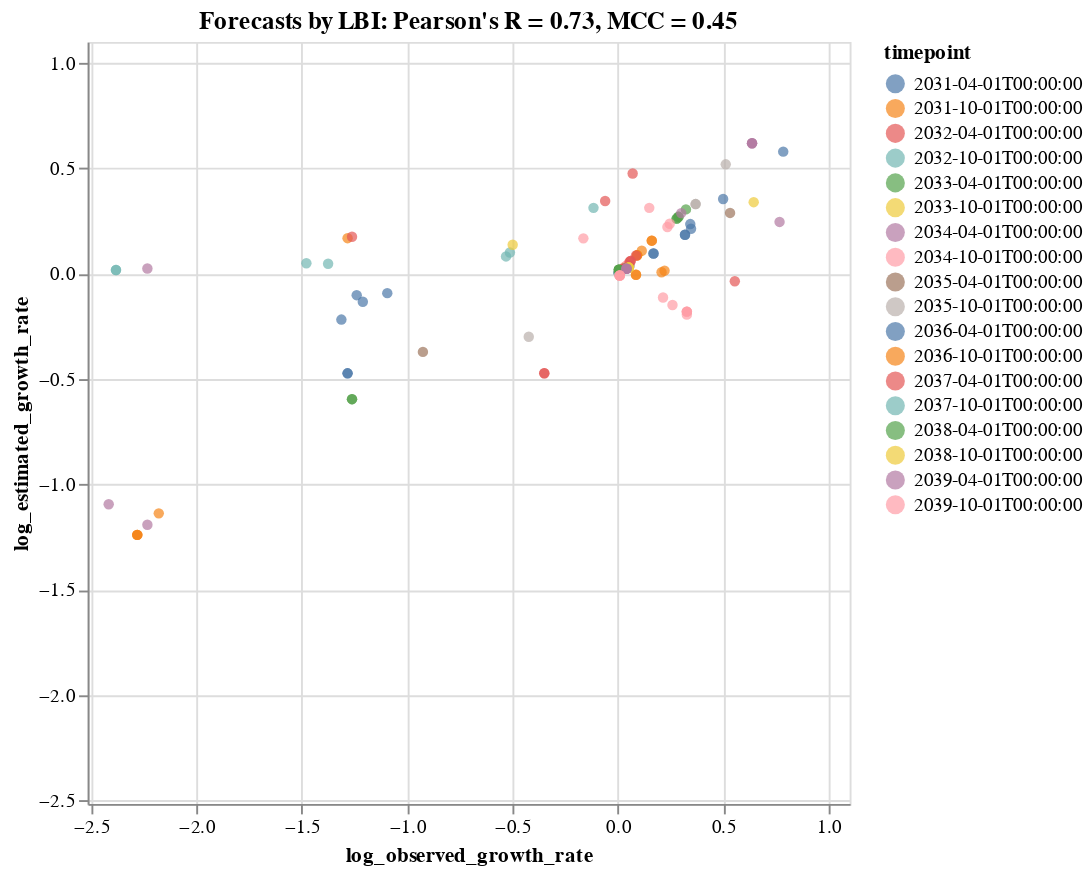

Here is the notebook cell this chart was saved with:
### Code cell
tooltip_attributes = ["observed_growth_rate:Q", "estimated_growth_rate:Q", "timepoint:N", "frequency:Q", "frequency_final:Q",
                      "projected_frequency:Q", "clade_membership:N"]

chart = alt.Chart(complete_clade_frequencies).mark_circle().encode(
    alt.X("log_observed_growth_rate:Q", scale=alt.Scale(domain=(log_lower_limit, log_upper_limit))),
    alt.Y("log_estimated_growth_rate:Q", scale=alt.Scale(domain=(log_lower_limit, log_upper_limit))),
    alt.Color("timepoint:N"),
    alt.Tooltip(tooltip_attributes)
).properties(
    width=400,
    height=400,
    title="Forecasts by LBI: Pearson's R = %.2f, MCC = %.2f" % (r, mcc)
).interactive()

#chart.save("forecast_log_growth_correlation_natural_lbi.svg")
chart

### Figure 1 — Vega-Lite specification as saved in the notebook (floating-point values rounded to 4 significant figures; data arrays with more than 128 entries replaced by an {"elided": "..."} marker saying what was removed)
{"$schema": "https://vega.github.io/schema/vega-lite/v3.3.0.json", "config": {"mark": {"tooltip": null}, "view": {"height": 300, "width": 400}}, "data": {"name": "data-740998b8dee075d980a611d87e95f698"}, "datasets": {"data-740998b8dee075d980a611d87e95f698": {"elided": "129 records"}}, "encoding": {"color": {"field": "timepoint", "type": "nominal"}, "tooltip": [{"field": "observed_growth_rate", "type": "quantitative"}, {"field": "estimated_growth_rate", "type": "quantitative"}, {"field": "timepoint", "type": "nominal"}, {"field": "frequency", "type": "quantitative"}, {"field": "frequency_final", "type": "quantitative"}, {"field": "projected_frequency", "type": "quantitative"}, {"field": "clade_membership", "type": "nominal"}], "x": {"field": "log_observed_growth_rate", "scale": {"domain": [-2.517, 1.1]}, "type": "quantitative"}, "y": {"field": "log_estimated_growth_rate", "scale": {"domain": [-2.517, 1.1]}, "type": "quantitative"}}, "height": 400, "mark": "circle", "selection": {"selector001": {"bind": "scales", "encodings": ["x", "y"], "type": "interval"}}, "title": "Forecasts by LBI: Pearson's R = 0.73, MCC = 0.45", "width": 400}
